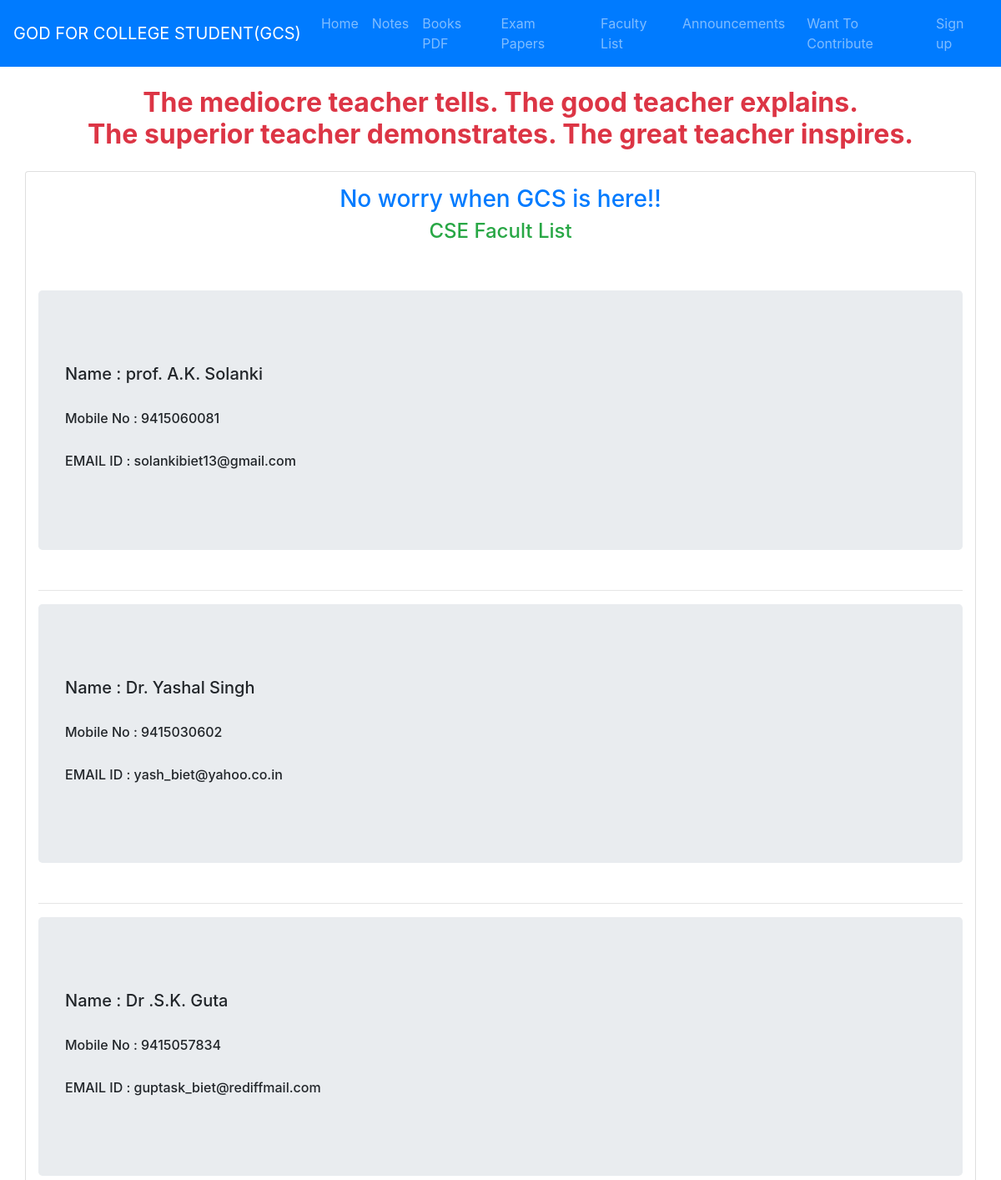
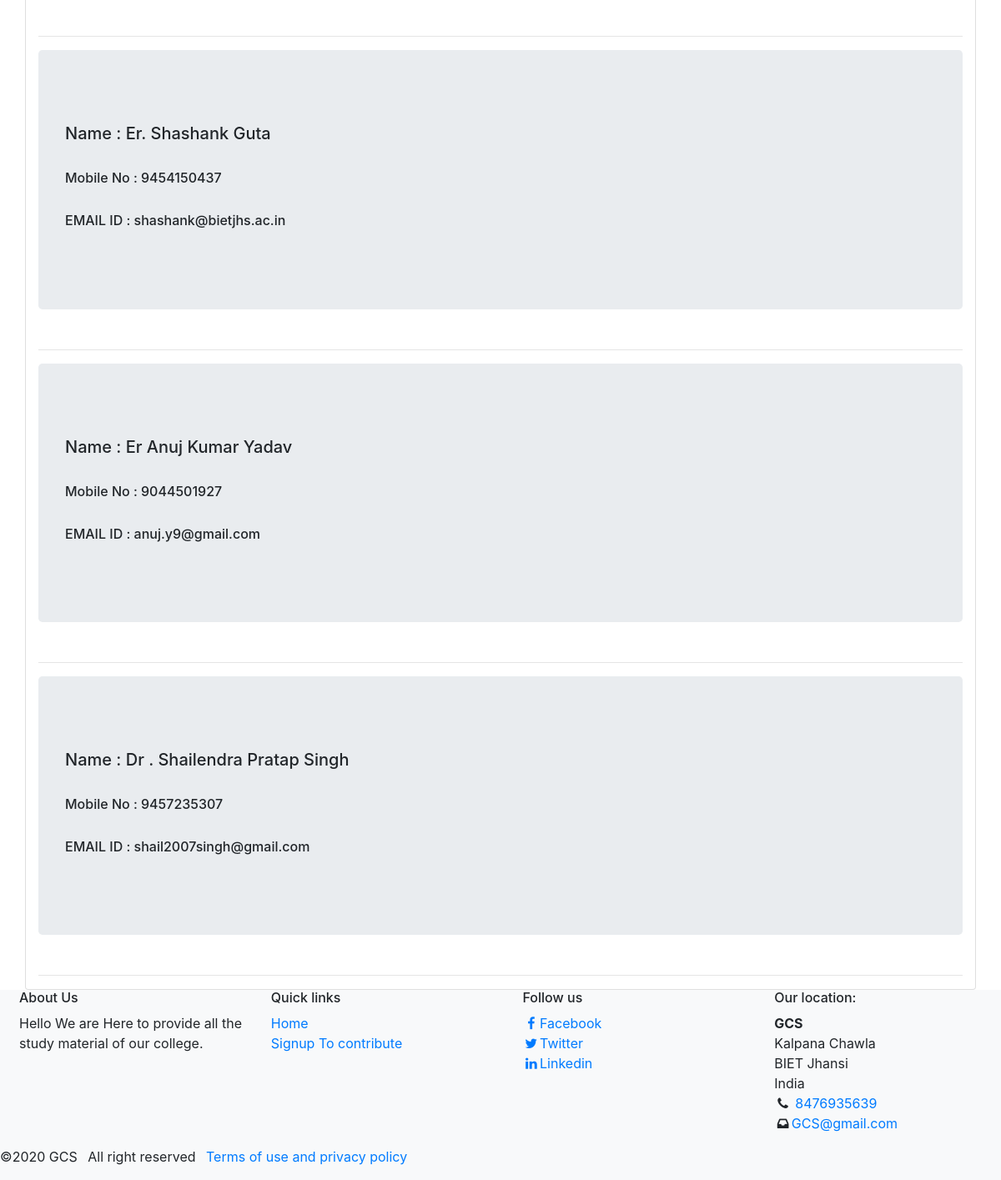
/faculty_list/CSE, run on the app's committed database (2 pictures, top to bottom).
### Notes/models.py (models this page shows, shortened)
class Teacher(models.Model):
	Name=models.CharField(max_length=50)
	Department=models.CharField( max_length=20, choices=Branch_choice)
	Mobile=models.BigIntegerField()
	Email=models.EmailField(null=True)

### Notes/views.py (the view)
# urls.py: path('faculty_list/<str:branch>', views.facultylist, name='facultylist'),
def facultylist(request, branch):
	facultydetails = Teacher.objects.filter(Department=branch)
	return render(request,'Notes/faculty_list.html/',{'facultydetails':facultydetails,'branch':branch})

### Notes/templates/Notes/faculty_list.html (shortened to what this page needs)
{% extends "Notes/base.html" %}
{% load static %}
{% block content %}
<div class="text-center m-2 text-danger"><H2 class="m-4"><strong> The mediocre teacher tells. The good teacher explains.<br> The superior teacher demonstrates. The great teacher inspires.
 </strong></H2>
</div>
<div class="container card ">
	<h3 class="text-center text-primary mt-3"> No worry when GCS is here!!
	<h4 class="text-center text-success"> {{branch}} Facult List</h4>
	<br>
	<br>
	{% for faculty in facultydetails %}
	<div class="jumbotron">
	<br>
	<h5>Name : {{ faculty.Name }}</h5>
	<br>
<h6>Mobile No : {{ faculty.Mobile }}</h6>
	<br>
	<h6> EMAIL ID : {{ faculty.Email}}</h5>
	<br>
</div>
<hr>
	{% endfor %}
</div>
{% endblock content %}

### Notes/static/Notes/css/style.css (style rules this page uses)
html,body { height: 100% }

### data on the page
Teacher: Name "prof. A.K. Solanki", Mobile "9415060081", Email "solankibiet13@gmail.com"
Teacher: Name "Dr. Yashal Singh", Mobile "9415030602", Email "yash_biet@yahoo.co.in"
Teacher: Name "Dr .S.K. Guta", Mobile "9415057834", Email "guptask_biet@rediffmail.com"
Teacher: Name "Er. Shashank Guta", Mobile "9454150437", Email "shashank@bietjhs.ac.in"
Teacher: Name "Er Anuj Kumar Yadav", Mobile "9044501927", Email "anuj.y9@gmail.com"
Teacher: Name "Dr . Shailendra Pratap Singh", Mobile "9457235307", Email "shail2007singh@gmail.com"

### other printed values
{{ branch }} "CSE"
